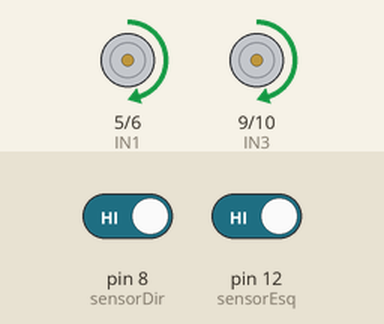
This sketch was run on a simulated Arduino Uno, built with avr-gcc and run on an emulated ATmega328P. Parts: motor-driver pin pairs drawn as motors (green arrow = first pin HIGH = forward, orange = second pin HIGH = backward, longer = more drive, scaled by the enable pin). The test bench sets the inputs (shaded band); at power-on: pin 8 (sensorDir) HIGH, pin 12 (sensorEsq) HIGH.

Above: at 1.2 s.
1.3 s: pin 8 (sensorDir) driven LOW
At 2.3 s:
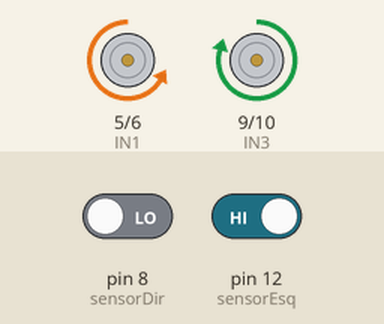
2.8 s: pin 8 (sensorDir) driven HIGH
At 3.4 s:
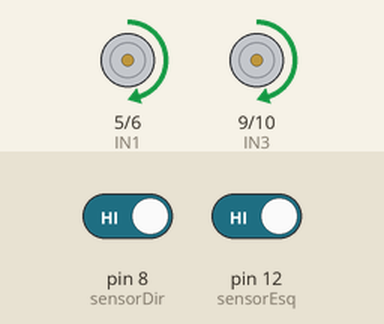
4.3 s: pin 12 (sensorEsq) driven LOW
At 4.6 s:
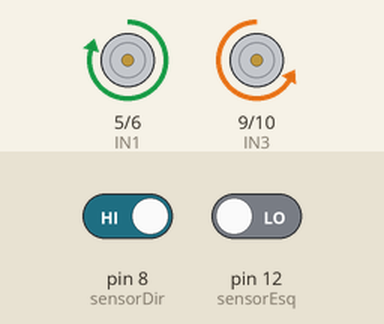
5.8 s: pin 12 (sensorEsq) driven HIGH
At 6.9 s:
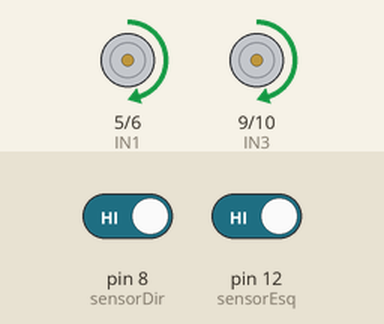
Timing chart, 0 to 8.3 s (numbered marks = the images above; inputs shaded):
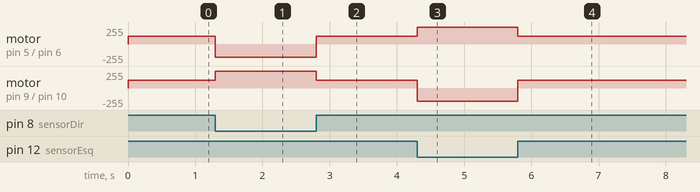

Measured:
- after the input at 1.3 s, motor on pin 5 (IN1) / pin 6 (IN2): forward 120/255 → backward 200/255 at once; motor on pin 9 (IN3) / pin 10 (IN4): forward 120/255 → forward 250/255 at once
- after the input at 2.8 s, motor on pin 5 (IN1) / pin 6 (IN2): backward 200/255 → forward 120/255 at once; motor on pin 9 (IN3) / pin 10 (IN4): forward 250/255 → forward 120/255 at once
- after the input at 4.3 s, motor on pin 5 (IN1) / pin 6 (IN2): forward 120/255 → forward 250/255 at once; motor on pin 9 (IN3) / pin 10 (IN4): forward 120/255 → backward 200/255 at once
- after the input at 5.8 s, motor on pin 5 (IN1) / pin 6 (IN2): forward 250/255 → forward 120/255 at once; motor on pin 9 (IN3) / pin 10 (IN4): backward 200/255 → forward 120/255 at once

The sketch:

SEGUIDORDELINHA.ino
```cpp
const int sensorEsq = 12;
const int sensorDir = 8;
const int ENA = 3;
const int ENB = 11;
const int IN1 = 5;
const int IN2 = 6;
const int IN3 = 9;
const int IN4 = 10;
int velReta = 120;
int velCurvaFrente = 250;
int velCurvaRe = -200;

void setup() {
pinMode(sensorEsq, INPUT);
pinMode(sensorDir, INPUT);
pinMode(ENA, OUTPUT);
pinMode(ENB, OUTPUT);
pinMode(IN1, OUTPUT);
pinMode(IN2, OUTPUT);
pinMode(IN3, OUTPUT);
pinMode(IN4, OUTPUT); }

void loop() {
bool esqDetectou = digitalRead(sensorEsq);
bool dirDetectou = digitalRead(sensorDir);
if (esqDetectou == LOW && dirDetectou == LOW) {
controlarMotores(velReta, velReta); }
else if (esqDetectou == HIGH && dirDetectou == LOW) {
controlarMotores(velCurvaRe, velCurvaFrente); }
else if (esqDetectou == LOW && dirDetectou == HIGH) {
controlarMotores(velCurvaFrente, velCurvaRe); }
else {
controlarMotores(velReta, velReta); } }

void controlarMotores(int vEsq, int vDir) {
if (vEsq >= 0) {
analogWrite(ENA, vEsq);
digitalWrite(IN1, HIGH);
digitalWrite(IN2, LOW); }
else {
analogWrite(ENA, -vEsq);
digitalWrite(IN1, LOW);
digitalWrite(IN2, HIGH); }
if (vDir >= 0) {
analogWrite(ENB, vDir);
digitalWrite(IN3, HIGH);
digitalWrite(IN4, LOW); }
else {
analogWrite(ENB, -vDir);
digitalWrite(IN3, LOW);
digitalWrite(IN4, HIGH); } }
```
